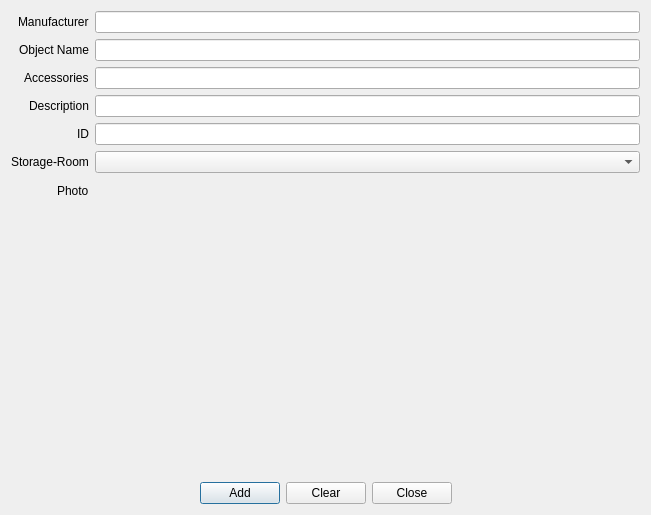
<?xml version="1.0" encoding="UTF-8"?>
<ui version="4.0">
 <class>DialogInventoryAdd</class>
 <widget class="QDialog" name="DialogInventoryAdd">
  <property name="geometry">
   <rect>
    <x>0</x>
    <y>0</y>
    <width>651</width>
    <height>515</height>
   </rect>
  </property>
  <property name="windowTitle">
   <string>Add Inventory</string>
  </property>
  <layout class="QVBoxLayout" name="verticalLayout">
   <item>
    <layout class="QFormLayout" name="formLayout">
     <property name="fieldGrowthPolicy">
      <enum>QFormLayout::AllNonFixedFieldsGrow</enum>
     </property>
     <property name="labelAlignment">
      <set>Qt::AlignRight|Qt::AlignTop|Qt::AlignTrailing</set>
     </property>
     <property name="formAlignment">
      <set>Qt::AlignHCenter|Qt::AlignTop</set>
     </property>
     <item row="1" column="0">
      <widget class="QLabel" name="label">
       <property name="text">
        <string>Object Name</string>
       </property>
      </widget>
     </item>
     <item row="1" column="1">
      <widget class="QLineEdit" name="lineEdit_objectName"/>
     </item>
     <item row="3" column="0">
      <widget class="QLabel" name="label_6">
       <property name="text">
        <string>Description</string>
       </property>
      </widget>
     </item>
     <item row="3" column="1">
      <widget class="QLineEdit" name="lineEdit_itemDescription"/>
     </item>
     <item row="4" column="0">
      <widget class="QLabel" name="label_2">
       <property name="text">
        <string>ID</string>
       </property>
      </widget>
     </item>
     <item row="4" column="1">
      <widget class="QLineEdit" name="lineEdit_objectID"/>
     </item>
     <item row="5" column="0">
      <widget class="QLabel" name="label_3">
       <property name="text">
        <string>Storage-Room</string>
       </property>
      </widget>
     </item>
     <item row="5" column="1">
      <widget class="QComboBox" name="comboBox_storageRoom">
       <property name="currentText">
        <string/>
       </property>
      </widget>
     </item>
     <item row="6" column="0">
      <widget class="QLabel" name="label_4">
       <property name="text">
        <string>Photo</string>
       </property>
      </widget>
     </item>
     <item row="6" column="1">
      <layout class="QGridLayout" name="gridLayout">
       <item row="0" column="0">
        <widget class="QCameraViewfinder" name="viewfinder" native="true">
         <property name="sizePolicy">
          <sizepolicy hsizetype="Preferred" vsizetype="Expanding">
           <horstretch>0</horstretch>
           <verstretch>0</verstretch>
          </sizepolicy>
         </property>
         <property name="minimumSize">
          <size>
           <width>512</width>
           <height>256</height>
          </size>
         </property>
         <property name="maximumSize">
          <size>
           <width>65535</width>
           <height>65535</height>
          </size>
         </property>
         <property name="autoFillBackground">
          <bool>true</bool>
         </property>
        </widget>
       </item>
      </layout>
     </item>
     <item row="0" column="0">
      <widget class="QLabel" name="label_5">
       <property name="text">
        <string>Manufacturer</string>
       </property>
      </widget>
     </item>
     <item row="0" column="1">
      <widget class="QLineEdit" name="lineEdit_objectManufacturer"/>
     </item>
     <item row="2" column="0">
      <widget class="QLabel" name="label_13">
       <property name="text">
        <string>Accessories</string>
       </property>
      </widget>
     </item>
     <item row="2" column="1">
      <widget class="QLineEdit" name="lineEdit_objectAccessories"/>
     </item>
    </layout>
   </item>
   <item>
    <layout class="QHBoxLayout" name="horizontalLayout">
     <property name="topMargin">
      <number>33</number>
     </property>
     <item>
      <spacer name="horizontalSpacer">
       <property name="orientation">
        <enum>Qt::Horizontal</enum>
       </property>
       <property name="sizeHint" stdset="0">
        <size>
         <width>40</width>
         <height>20</height>
        </size>
       </property>
      </spacer>
     </item>
     <item>
      <widget class="QPushButton" name="pushButton_Add">
       <property name="text">
        <string>Add</string>
       </property>
      </widget>
     </item>
     <item>
      <widget class="QPushButton" name="pushButton_Clear">
       <property name="text">
        <string>Clear</string>
       </property>
      </widget>
     </item>
     <item>
      <widget class="QPushButton" name="pushButton_Close">
       <property name="text">
        <string>Close</string>
       </property>
      </widget>
     </item>
     <item>
      <spacer name="horizontalSpacer_2">
       <property name="orientation">
        <enum>Qt::Horizontal</enum>
       </property>
       <property name="sizeHint" stdset="0">
        <size>
         <width>40</width>
         <height>20</height>
        </size>
       </property>
      </spacer>
     </item>
    </layout>
   </item>
  </layout>
 </widget>
 <customwidgets>
  <customwidget>
   <class>QCameraViewfinder</class>
   <extends>QWidget</extends>
   <header>qcameraviewfinder.h</header>
   <container>1</container>
  </customwidget>
 </customwidgets>
 <tabstops>
  <tabstop>lineEdit_objectManufacturer</tabstop>
  <tabstop>lineEdit_objectName</tabstop>
  <tabstop>lineEdit_objectAccessories</tabstop>
  <tabstop>lineEdit_itemDescription</tabstop>
  <tabstop>lineEdit_objectID</tabstop>
  <tabstop>comboBox_storageRoom</tabstop>
 </tabstops>
 <resources/>
 <connections/>
</ui>
